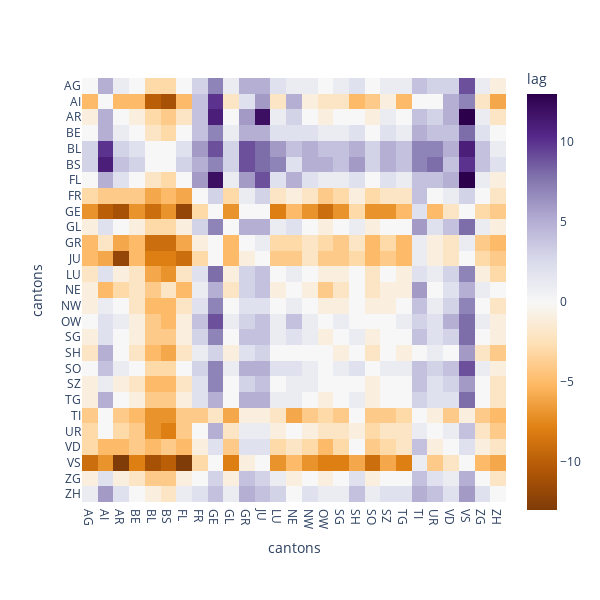

This figure's notebook cell:
### Code cell
fig = px.imshow(lm,
                labels=dict(x="cantons", y="cantons", color="lag"),
                x=inc_canton.columns,
                y=inc_canton.columns,
                # title='Highest correlation lag',
                color_continuous_scale='puor'
          
         )
fig.update_layout(width=600,height=600)
fig.write_image('plots/canton_lag_matrix.png', scale=3)
fig.show()

### Figure 1 — Plotly figure (JSON) as saved in the notebook; plotly's stock layout.template omitted (floating-point values rounded to 4 significant figures; data arrays with more than 128 entries replaced by an {"elided": "..."} marker saying what was removed)
{"data": [{"coloraxis": "coloraxis", "hovertemplate": "cantons: %{x}<br>cantons: %{y}<br>lag: %{z}<extra></extra>", "name": "0", "type": "heatmap", "x": ["AG", "AI", "AR", "BE", "BL", "BS", "FL", "FR", "GE", "GL", "GR", "JU", "LU", "NE", "NW", "OW", "SG", "SH", "SO", "SZ", "TG", "TI", "UR", "VD", "VS", "ZG", "ZH"], "xaxis": "x", "y": ["AG", "AI", "AR", "BE", "BL", "BS", "FL", "FR", "GE", "GL", "GR", "JU", "LU", "NE", "NW", "OW", "SG", "SH", "SO", "SZ", "TG", "TI", "UR", "VD", "VS", "ZG", "ZH"], "yaxis": "y", "z": {"elided": "27x27 int values"}}], "layout": {"coloraxis": {"colorbar": {"title": {"text": "lag"}}, "colorscale": [[0, "rgb(127,59,8)"], [0.1, "rgb(179,88,6)"], [0.2, "rgb(224,130,20)"], [0.3, "rgb(253,184,99)"], [0.4, "rgb(254,224,182)"], [0.5, "rgb(247,247,247)"], [0.6, "rgb(216,218,235)"], [0.7, "rgb(178,171,210)"], [0.8, "rgb(128,115,172)"], [0.9, "rgb(84,39,136)"], [1, "rgb(45,0,75)"]]}, "height": 600, "margin": {"t": 60}, "width": 600, "xaxis": {"anchor": "y", "autorange": true, "constrain": "domain", "domain": [0, 1], "range": [-0.5, 26.5], "scaleanchor": "y", "title": {"text": "cantons"}, "type": "category"}, "yaxis": {"anchor": "x", "autorange": true, "constrain": "domain", "domain": [0.03913, 0.9609], "range": [26.5, -0.5], "title": {"text": "cantons"}, "type": "category"}}}
